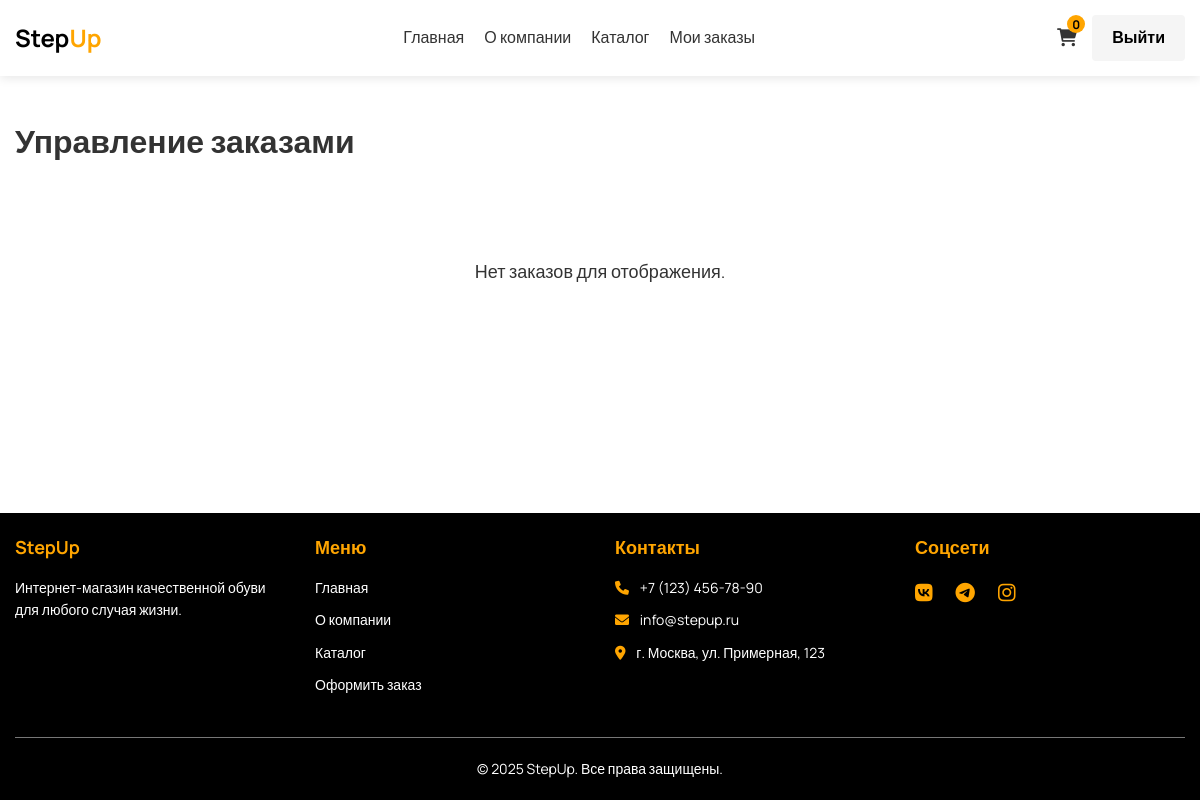
The page /orders/ (signed in) on the database as committed earlier.
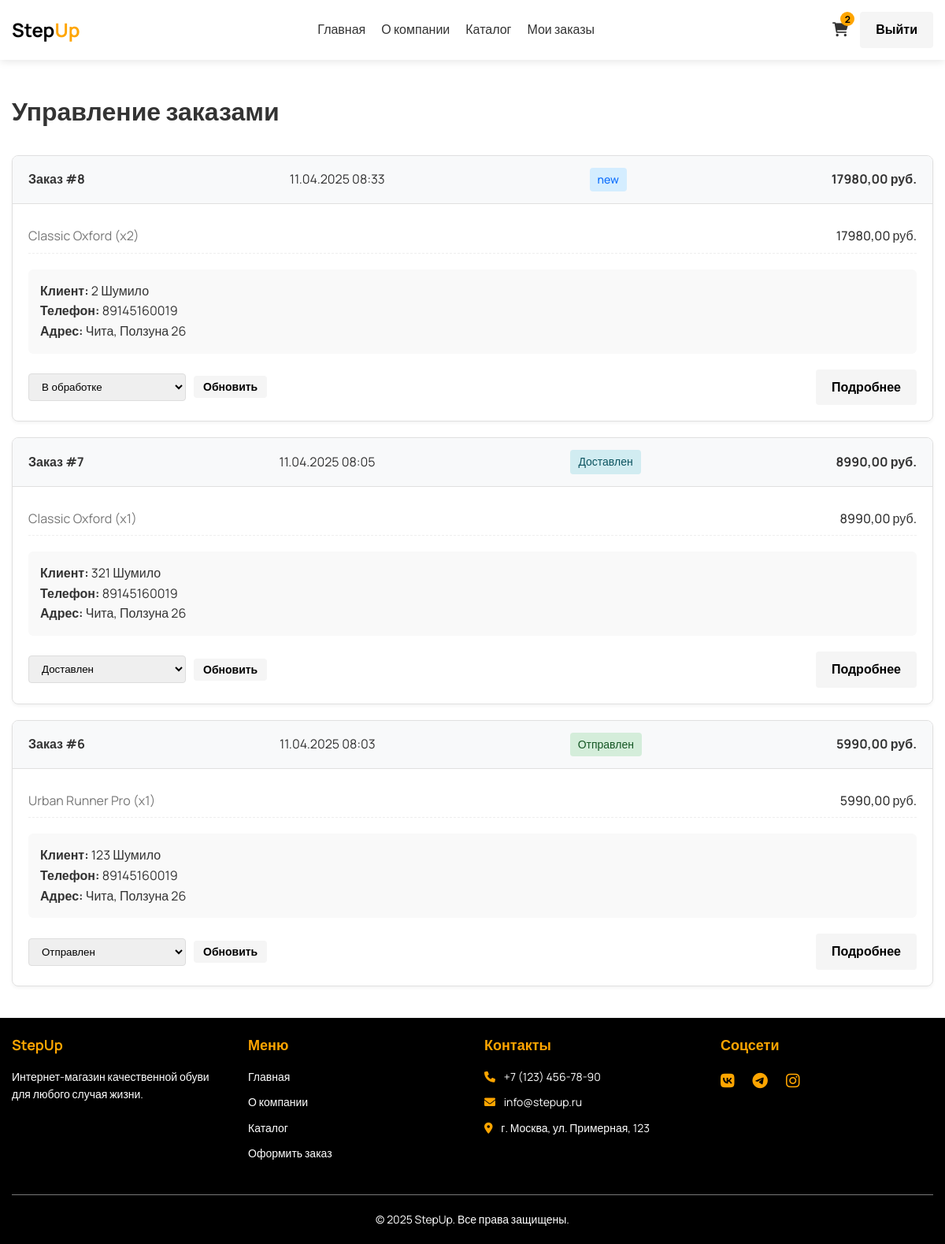
The same page on the database as committed later.
### shoes/models.py (models this page shows, shortened)
class Order(models.Model):
    STATUS_CHOICES = [
        ('pending', 'В обработке'),
        ('processing', 'В процессе'),
        ('shipped', 'Отправлен'),
        ('delivered', 'Доставлен'),
        ('cancelled', 'Отменен'),
    ]
    user = models.ForeignKey(User, on_delete=models.SET_NULL, null=True, blank=True)
    first_name = models.CharField(max_length=50)
    last_name = models.CharField(max_length=50)
    email = models.EmailField()
    phone = models.CharField(max_length=20)
    address = models.CharField(max_length=250)
    postal_code = models.CharField(max_length=20)
    city = models.CharField(max_length=100)
    created = models.DateTimeField(auto_now_add=True)
    updated = models.DateTimeField(auto_now=True)
    status = models.CharField(max_length=20, choices=STATUS_CHOICES, default='new')
    paid = models.BooleanField(default=False)
    class Meta:
        ordering = ('-created',)
    def get_total_cost(self):
        return sum(item.get_cost() for item in self.items.all())

class OrderItem(models.Model):
    order = models.ForeignKey(Order, related_name='items', on_delete=models.CASCADE)
    shoe = models.ForeignKey(Shoe, related_name='order_items', on_delete=models.CASCADE)
    price = models.DecimalField(max_digits=10, decimal_places=2)
    quantity = models.PositiveIntegerField(default=1)
    def get_cost(self):
        return self.price * self.quantity

class Shoe(models.Model):
    GENDER_CHOICES = [
        ('M', 'Мужская'),
        ('F', 'Женская'),
        ('U', 'Унисекс'),
    ]
    name = models.CharField(max_length=200)
    slug = models.SlugField(unique=True)
    description = models.TextField()
    price = models.DecimalField(max_digits=10, decimal_places=2)
    category = models.ForeignKey(Category, on_delete=models.CASCADE)
    gender = models.CharField(max_length=1, choices=GENDER_CHOICES)
    image = models.ImageField(upload_to='products/')
    available = models.BooleanField(default=True)
    created = models.DateTimeField(auto_now_add=True)
    updated = models.DateTimeField(auto_now=True)

### shoes/views.py (the view)
# urls.py: path('orders/', order_list, name='order_list'),
@login_required
def order_list(request):
    if request.user.is_superuser:
        orders = Order.objects.all().order_by('-created')
        return render(request, 'orders_admin.html', {
            'orders': orders,
            'status_choices': Order.STATUS_CHOICES
        })
    orders = Order.objects.filter(user=request.user).order_by('-created')
    return render(request, 'orders_user.html', {'orders': orders})

### shoes/context_processors.py (called while the page is built)
def cart(request):
    cart = None
    cart_items = []
    cart_total = 0
    if request.user.is_authenticated:
        cart, created = Cart.objects.get_or_create(user=request.user)
    elif 'cart_id' in request.session:
        cart_id = request.session.get('cart_id')
        cart = Cart.objects.filter(id=cart_id).first()
    if cart:
        cart_items = cart.items.all()
        cart_total = sum(item.get_total_price() for item in cart_items)
    return {
        'cart': cart,
        'cart_items': cart_items,
        'cart_total': cart_total,
        'cart_items_count': len(cart_items),
    }

### shoes/models.py (called while the page is built)
    def get_total_price(self):
        return self.quantity * self.shoe.price

### templates/orders_admin.html (shortened to what this page needs)
{% extends "base.html" %}
{% block content %}
{% if user.is_superuser %}
<section class="orders" style="margin-top: 40px; margin-bottom: 40px;">
    <div class="container">
        <h1>Управление заказами</h1>
        {% if orders %}
        <div class="orders-list">
            {% for order in orders %}
            <div class="order-card">
                <div class="order-header">
                    <div class="order-id">Заказ #{{ order.id }}</div>
                    <div class="order-date">{{ order.created|date:"d.m.Y H:i" }}</div>
                    <div class="order-status {{ order.status }}">{{ order.get_status_display }}</div>
                    <div class="order-total">{{ order.get_total_cost }} руб.</div>
                </div>
                <div class="order-details">
                    <div class="order-items">
                        {% for item in order.items.all %}
                        <div class="order-item">
                            <div class="item-name">{{ item.shoe.name }} (x{{ item.quantity }})</div>
                            <div class="item-price">{{ item.get_cost }} руб.</div>
                        </div>
                        {% endfor %}
                    </div>
                    <div class="order-info">
                        <p><strong>Клиент:</strong> {{ order.first_name }} {{ order.last_name }}</p>
                        <p><strong>Телефон:</strong> {{ order.phone }}</p>
                        <p><strong>Адрес:</strong> {{ order.city }}, {{ order.address }}</p>
                    </div>
                    <div class="order-actions">
                        <form method="post" action="{% url 'update_order_status' order.id %}" class="status-form">
                            <select name="status" class="status-select">
                                {% for value, name in status_choices %}
                                <option value="{{ value }}" {% if order.status == value %}selected{% endif %}>{{ name }}</option>
                                {% endfor %}
                            </select>
                            <button type="submit" class="btn small">Обновить</button>
                        </form>
                        <a href="{% url 'order_detail' order.id %}" class="btn">Подробнее</a>
                    </div>
                </div>
            </div>
            {% endfor %}
        </div>
        {% else %}
        <div class="no-orders">
            <p>Нет заказов для отображения.</p>
        </div>
        {% endif %}
    </div>
</section>
{% endif %}
{% endblock %}

Rows that differ between the two databases and show on the page:
added Order: id "8", created "11.04.2025 08:33", status "new", get_total_cost "17980,00", first_name "2", last_name "Шумило", phone "89145160019", city "Чита", address "Ползуна 26"
added OrderItem: shoe.name "Classic Oxford", quantity "2", get_cost "17980,00", shown under "8"
added Order: id "7", created "11.04.2025 08:05", status "Доставлен", get_total_cost "8990,00", first_name "321", last_name "Шумило", phone "89145160019", city "Чита", address "Ползуна 26"
added OrderItem: shoe.name "Classic Oxford", quantity "1", get_cost "8990,00", shown under "7"
added Order: id "6", created "11.04.2025 08:03", status "Отправлен", get_total_cost "5990,00", first_name "123", last_name "Шумило", phone "89145160019", city "Чита", address "Ползуна 26"
added OrderItem: shoe.name "Urban Runner Pro", quantity "1", get_cost "5990,00", shown under "6"
Other text that changed with them:
{{ cart_items_count|default:0 }}: "0" → "2"
text no longer shown: "Нет заказов для отображения."
